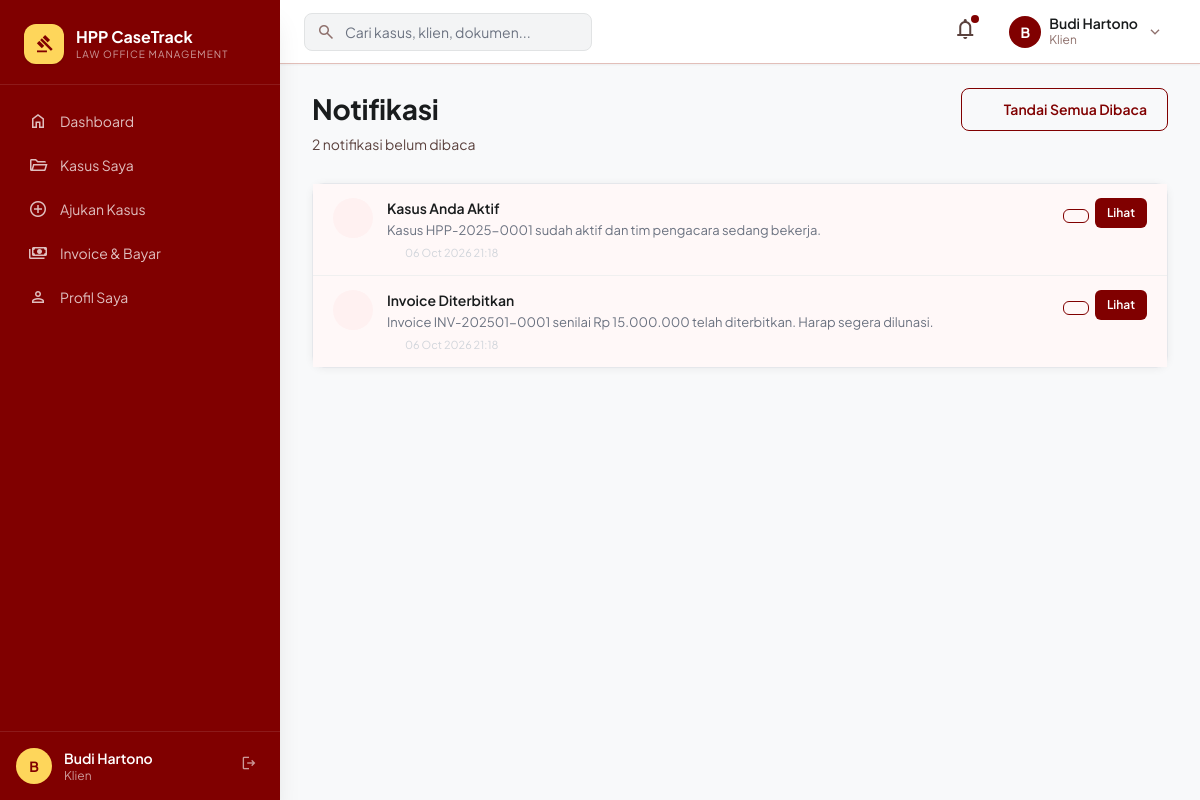
/notifications.php (signed in), run on the app's committed database.
### tables this page shows
CREATE TABLE IF NOT EXISTS notifications (
    id             INT AUTO_INCREMENT PRIMARY KEY,
    user_id        INT NOT NULL,
    title          VARCHAR(255),
    message        TEXT NOT NULL,
    type           VARCHAR(50) DEFAULT 'system',
    link           VARCHAR(255),
    reference_id   INT,
    reference_type VARCHAR(50),
    is_read        TINYINT(1) DEFAULT 0,
    created_at     DATETIME DEFAULT CURRENT_TIMESTAMP,
    FOREIGN KEY (user_id) REFERENCES users(id) ON DELETE CASCADE
);

### notifications.php (called while the page is built, shortened)
<?php
require_once __DIR__ . '/config/auth.php';
require_once __DIR__ . '/includes/notifications.php';

### config/auth.php (called while the page is built, shortened)
<?php
if (!function_exists('getBasePath')) {
    function getBasePath() {
        return '/hpp-casetrack/';
    }
}

### includes/notifications.php (the view, shortened to what this page needs)
<?php
$user = currentUser();
$db   = getDB();
$notifs = $db->prepare("SELECT * FROM notifications WHERE user_id=? ORDER BY created_at DESC LIMIT 50");
$notifs->execute([$user['id']]);
$notifications = $notifs->fetchAll();
$unreadCount = count(array_filter($notifications, fn($n) => !$n['is_read']));
require_once __DIR__ . '/header.php';
require_once __DIR__ . '/sidebar.php';
?>
<div id="page-content">
<div class="page-header">
  <div>
    <h1 class="page-title">Notifikasi</h1>
    <p class="page-subtitle"><?= $unreadCount ?> notifikasi belum dibaca</p>
  </div>
  <?php if ($unreadCount > 0): ?>
  <form method="POST">
    <button type="submit" class="btn btn-outline">
      <i data-lucide="check-check" class="btn-icon"></i> Tandai Semua Dibaca
    </button>
  </form>
  <?php endif; ?>
</div>
<div class="card">
  <div class="card-body p-0">
    <?php if (empty($notifications)): ?>
    <div class="empty-state p-8">
      <i data-lucide="bell-off" class="empty-icon"></i>
      <p>Tidak ada notifikasi</p>
    </div>
    <?php else: ?>
    <div class="notif-list">
      <?php foreach ($notifications as $n): ?>
      <div class="notif-item <?= !$n['is_read'] ? 'notif-unread' : '' ?>">
        <div class="notif-icon">
        </div>
        <div class="notif-content">
          <div class="notif-title"><?= htmlspecialchars($n['title'] ?? 'Notifikasi') ?></div>
          <div class="notif-message"><?= htmlspecialchars($n['message']) ?></div>
          <div class="notif-time"><i data-lucide="clock" class="icon-xs"></i> <?= date('d M Y H:i', strtotime($n['created_at'])) ?></div>
        </div>
        <div class="notif-actions">
          <?php if (!$n['is_read']): ?>
          <form method="POST" style="display:inline">
            <button type="submit" class="btn btn-sm btn-outline" title="Tandai dibaca">
            </button>
          </form>
          <?php endif; ?>
          <?php if ($n['link']): ?>
          <a href="<?= $base . htmlspecialchars($n['link']) ?>" class="btn btn-sm btn-primary">Lihat</a>
          <?php endif; ?>
        </div>
      </div>
      <?php endforeach; ?>
    </div>
    <?php endif; ?>
  </div>
</div>
</div>
<?php require_once __DIR__ . '/footer.php'; ?>

### assets/css/app.css (style rules this page uses)
#page-content { margin-left: 280px; padding-top: 64px; flex: 1; min-height: 100vh; background: #f8f9fa; }
.card { background: #fff; border-radius: 12px; border: 1px solid #e2bfb9; box-shadow: 0 4px 20px rgba(0,0,0,0.05); }
.btn-primary { background: #800000; color: #fff; padding: 10px 24px; border-radius: 8px; font-weight: 600; font-size: 14px; transition: all 0.15s; border: none; cursor: pointer; display: inline-flex; align-items: center; gap: 8px; }
.btn-outline { background: transparent; color: #800000; padding: 10px 24px; border-radius: 8px; font-weight: 600; font-size: 14px; border: 1.5px solid #800000; transition: all 0.15s; cursor: pointer; display: inline-flex; align-items: center; gap: 8px; }
.btn-sm { padding: 6px 16px; font-size: 12px; border-radius: 6px; }
.page-header { margin-bottom: 32px; }
.page-header h1 { font-size: 28px; font-weight: 700; color: #191c1d; letter-spacing: -0.01em; }
.page-header p { font-size: 14px; color: #5a413d; margin-top: 4px; }
.notif-item { padding: 12px 16px; display: flex; gap: 12px; align-items: flex-start; cursor: pointer; }
.notif-icon { width: 36px; height: 36px; border-radius: 50%; background: #fff1f1; display: flex; align-items: center; justify-content: center; flex-shrink: 0; }
#page-content { padding: 88px 32px 40px; }
.page-header { display:flex; align-items:flex-start; justify-content:space-between; gap:16px; margin-bottom:28px; flex-wrap:wrap; }
.page-title { font-size:24px; font-weight:700; color:#191c1d; letter-spacing:-0.01em; margin:0; }
.page-subtitle { font-size:14px; color:#6b7280; margin-top:4px; }
.card { background:#fff; border-radius:12px; border:1px solid #e5e7eb; box-shadow:0 1px 8px rgba(0,0,0,0.06); margin-bottom:0; }
.card-body { padding:20px; }
.card-body.p-0 { padding:0; }
.btn { display:inline-flex; align-items:center; gap:6px; padding:10px 20px; border-radius:8px; font-size:14px; font-weight:600; cursor:pointer; border:none; transition:all 0.15s; text-decoration:none; white-space:nowrap; }
.btn-primary { background:#800000; color:#fff; }
.btn-outline { background:transparent; color:#800000; border:1.5px solid #800000; }
.btn-sm { padding:6px 12px; font-size:12px; border-radius:6px; }
.btn-icon { width:16px; height:16px; }
.icon-xs { width:14px; height:14px; }
.notif-list { display:flex; flex-direction:column; }
.notif-item { display:flex; gap:14px; align-items:flex-start; padding:14px 20px; border-bottom:1px solid #f0f0f0; transition:background 0.1s; }
.notif-item:last-child { border-bottom:none; }
.notif-unread { background:#fff8f8; }
.notif-icon { width:40px; height:40px; border-radius:50%; background:#fff1f1; display:flex; align-items:center; justify-content:center; flex-shrink:0; }
.notif-content { flex:1; min-width:0; }
.notif-title { font-size:14px; font-weight:600; color:#191c1d; margin-bottom:2px; }
.notif-message { font-size:13px; color:#6b7280; margin-bottom:4px; }
.notif-time { font-size:11px; color:#d1d5db; display:flex; align-items:center; gap:4px; }
.notif-actions { display:flex; gap:6px; flex-shrink:0; }

### data on the page
notifications: title "Kasus Anda Aktif", message "Kasus HPP-2025-0001 sudah aktif dan tim pengacara sedang bekerja.", created_at "06 Oct 2026 21:18"
notifications: title "Invoice Diterbitkan", message "Invoice INV-202501-0001 senilai Rp 15.000.000 telah diterbitkan. Harap segera dilunasi.", created_at "06 Oct 2026 21:18"

### other printed values
substr($user['name'], 0, 1) "B"
$user['name'] "Budi Hartono"
$roleNames[$user['role']] "Klien"
$item['label'] "Dashboard"
$item['label'] "Kasus Saya"
$item['label'] "Ajukan Kasus"
$item['label'] "Invoice & Bayar"
$item['label'] "Profil Saya"
ROLE_NAMES[$role] "Klien"
$unreadCount "2"
